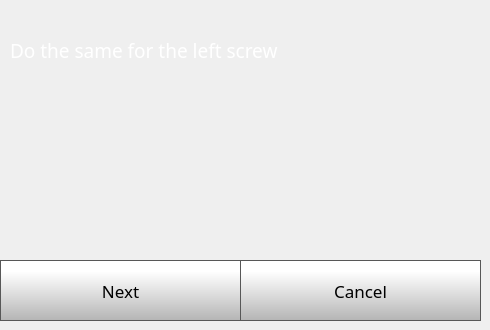
    <widget class="QWidget" name="quickStep4Page">
     <widget class="QPushButton" name="quickStep4CancelButton">
      <property name="geometry">
       <rect>
        <x>240</x>
        <y>260</y>
        <width>241</width>
        <height>61</height>
       </rect>
      </property>
      <property name="font">
       <font>
        <family>Gotham</family>
        <pointsize>13</pointsize>
       </font>
      </property>
      <property name="styleSheet">
       <string notr="true">QPushButton {
     border: 1px solid rgb(87, 87, 87);
	background-color: qlineargradient(spread:pad, x1:0, y1:1, x2:0, y2:0.188, stop:0 rgba(180, 180, 180, 255), stop:1 rgba(255, 255, 255, 255));


}

QPushButton:pressed {
    background-color: qlineargradient(x1: 0, y1: 0, x2: 0, y2: 1,
                                      stop: 0 #dadbde, stop: 1 #f6f7fa);
}

QPushButton:flat {
    border: none; /* no border for a flat push button */
}

QPushButton:default {
    border-color: navy; /* make the default button prominent */
}

QPushButton:focus {
	outline: none;
}</string>
      </property>
      <property name="text">
       <string>Cancel</string>
      </property>
      <property name="iconSize">
       <size>
        <width>40</width>
        <height>40</height>
       </size>
      </property>
     </widget>
     <widget class="QPushButton" name="quickStep4NextButton">
      <property name="geometry">
       <rect>
        <x>0</x>
        <y>260</y>
        <width>241</width>
        <height>61</height>
       </rect>
      </property>
      <property name="font">
       <font>
        <family>Gotham</family>
        <pointsize>13</pointsize>
       </font>
      </property>
      <property name="styleSheet">
       <string notr="true">QPushButton {
     border: 1px solid rgb(87, 87, 87);
	background-color: qlineargradient(spread:pad, x1:0, y1:1, x2:0, y2:0.188, stop:0 rgba(180, 180, 180, 255), stop:1 rgba(255, 255, 255, 255));


}

QPushButton:pressed {
    background-color: qlineargradient(x1: 0, y1: 0, x2: 0, y2: 1,
                                      stop: 0 #dadbde, stop: 1 #f6f7fa);
}

QPushButton:flat {
    border: none; /* no border for a flat push button */
}

QPushButton:default {
    border-color: navy; /* make the default button prominent */
}

QPushButton:focus {
	outline: none;
}</string>
      </property>
      <property name="text">
       <string>Next</string>
      </property>
      <property name="iconSize">
       <size>
        <width>40</width>
        <height>40</height>
       </size>
      </property>
     </widget>
     <widget class="QLabel" name="caliberateLabel_12">
      <property name="geometry">
       <rect>
        <x>10</x>
        <y>20</y>
        <width>471</width>
        <height>61</height>
       </rect>
      </property>
      <property name="font">
       <font>
        <family>Gotham</family>
        <pointsize>14</pointsize>
        <weight>50</weight>
        <bold>false</bold>
       </font>
      </property>
      <property name="styleSheet">
       <string notr="true">color: rgb(255, 255, 255);</string>
      </property>
      <property name="text">
       <string>Do the same for the left screw</string>
      </property>
      <property name="wordWrap">
       <bool>true</bool>
      </property>
     </widget>
    </widget>
